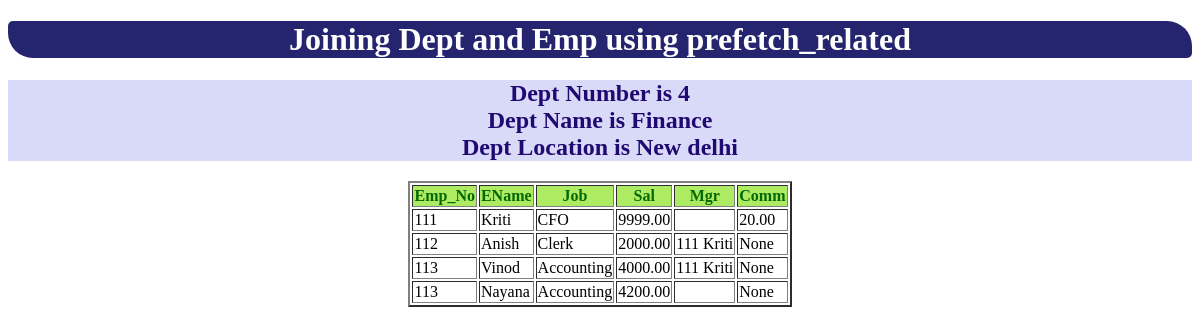
The app's page /prefetchRelated_DeptEmp/, older data.
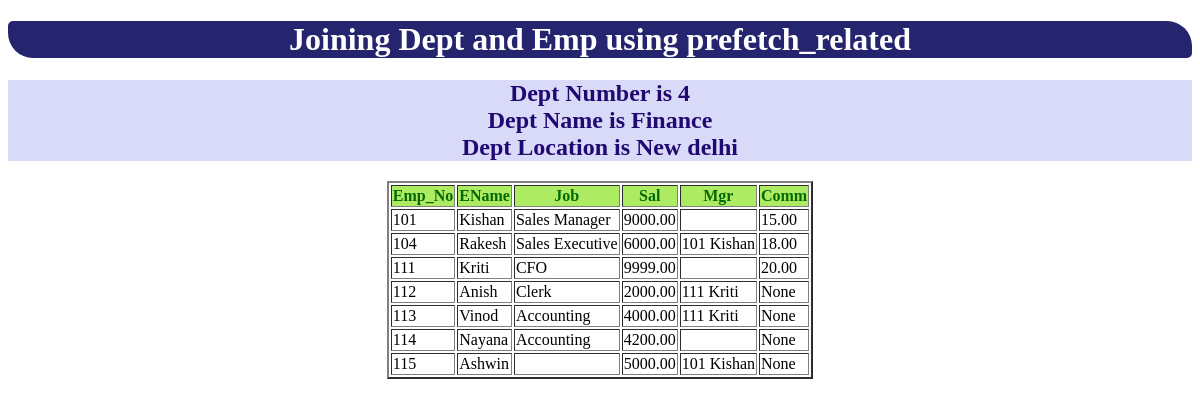
The same page, newer data.
### app/models.py (models this page shows, shortened)
class Dept(models.Model):
    Dept_No = models.IntegerField(primary_key=True,)
    DName = models.CharField(max_length=100)
    Location = models.CharField(max_length=100)

class Emp(models.Model):
    Emp_No = models.IntegerField()
    EName = models.CharField(max_length=100)
    Job = models.CharField(max_length=100)
    Mgr = models.ForeignKey('self', on_delete=models.SET_NULL, null = True, blank = True)
    Hire_date = models.DateField(null=True, blank=True) # default null = False, auto_now = True for current date(date of creation of object) and auto_now_add = True for date of model creation
    Sal = models.DecimalField(max_digits=6, decimal_places=2) # no null vals
    Comm = models.DecimalField(max_digits=6, decimal_places=2, null = True, blank = True)
    Dept_No = models.ForeignKey(Dept, on_delete=models.CASCADE)

### app/views.py (the view)
# urls.py: path('prefetchRelated_DeptEmp/', prefetchRelated_DeptEmp, name = 'prefetchRelated_DeptEmp'),
def prefetchRelated_DeptEmp(request):
    LDEO = Dept.objects.prefetch_related('emp_set').all()
    LDEO = Dept.objects.prefetch_related('emp_set').filter(DName = 'Finance')
    d = {'LDEO':LDEO}
    return render(request, 'prefetchRelated_DeptEmp.html', d)

### templates/prefetchRelated_DeptEmp.html (shortened to what this page needs)
{% load static %}
<!DOCTYPE html>
<html lang="en">
<head>
    <link rel="stylesheet" href="{% static 'css/c1.css' %}">
</head>
<body>
    <center>
        <h1 style="color: white; background-color: rgb(37, 37, 111); border-radius:5px 25px ">Joining Dept and Emp using prefetch_related</h1>
        {% for deo in LDEO %}
            <h2 class="custom">Dept Number is {{deo.Dept_No}}<br>
                Dept Name is {{deo.DName}}<br>
                Dept Location is {{deo.Location}} </h2>
                <table border="2px">
                    <tr style="background-color:rgba(129, 224, 13, 0.648); color: rgb(4, 105, 4)">
                        <th>Emp_No</th>
                        <th>EName</th>
                        <th>Job</th>
                        <th>Sal</th>
                        <th>Mgr</th>
                        <th>Comm</th>
                    </tr>
                    {% for eo in deo.emp_set.all %}
                        <tr>
                            <td>{{eo.Emp_No}}</td>
                            <td>{{eo.EName}}</td>
                            <td>{{eo.Job}}</td>
                            <td>{{eo.Sal}}</td>
                            <td>{{eo.Mgr.Emp_No}} {{eo.Mgr.EName}}</td>
                            <td>{{eo.Comm}}</td>
                        </tr>
                    {% endfor %}
                </table>
        {% endfor %}
    </center>
</body>
</html>

Row changes from the older to the newer data that the page shows:
changed Dept "Finance": gains Emp (Emp_No "101", EName "Kishan", Job "Sales Manager", Sal "9000.00", Comm "15.00"); gains Emp (Emp_No "104", EName "Rakesh", Job "Sales Executive", Sal "6000.00", Mgr.Emp_No "101", Mgr.EName "Kishan", Comm "18.00")
changed Emp "Nayana": Emp_No "113" → "114"
added Emp: Emp_No "115", EName "Ashwin", Sal "5000.00", Mgr.Emp_No "101", Mgr.EName "Kishan", Comm "None"
